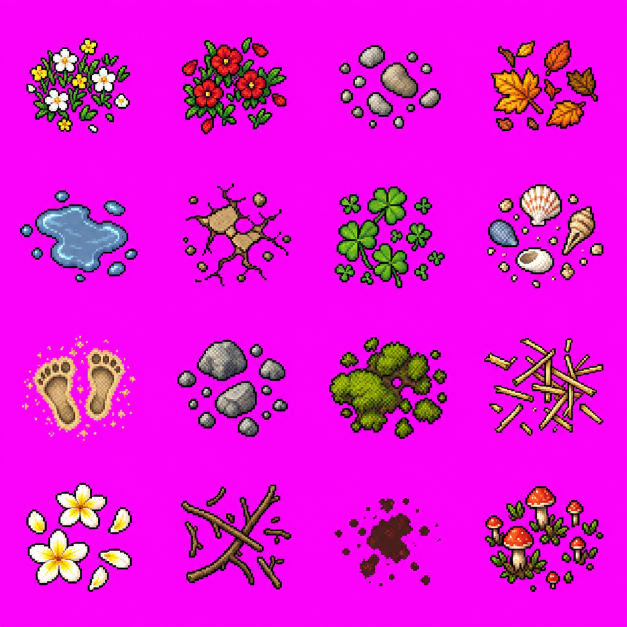
#> input picture art_src/raw/sheet_ground.png, 1254 x 1254 px (shown at 1/2 size); its folder holds 5 pictures in this run
$ python process_sprites.py
#> lines starting #> are read from the running program, lines starting #| are printed output that depends on the picture; after the words box and inside, x2 and y2 are one past the last pixel; in counts of white or black regions, pixels touching at a corner belong together
#!/usr/bin/env python3
"""Cut the Codex sprite sheets into individual, real pixel-art sprites for Godot.
Removes background, splits by connected components, downsamples to a target pixel height,
quantizes the palette and writes PNGs into game/assets/sprites/.
"""
import os, numpy as np
from PIL import Image
from scipy import ndimage

ROOT = os.path.dirname(os.path.dirname(os.path.abspath(__file__)))
RAW = os.path.join(ROOT, "art_src", "raw")
OUT = os.path.join(ROOT, "game", "assets", "sprites")
os.makedirs(OUT, exist_ok=True)

# sheet -> (names in reading order, target heights, row count)
SHEETS = {
    "sheet_classes": (["cls_krieger", "cls_magier", "cls_heiler", "cls_tank", "cls_assassine", "wanderer"],
                      [38, 50, 40, 56, 37, 38]),
    "sheet_companions": (["jimmy", "vian", "nugget", "paprika"], [58, 40, 42, 46]),
    "sheet_humans": (["tourist_m", "tourist_f", "farmer", "fisher", "guard", "bookie"], [74, 76, 72, 72, 78, 74]),
    "sheet_bosses": (["butcher", "wolf", "fox", "macaque", "crab", "dog"], [118, 82, 40, 40, 28, 42]),
    "sheet_npcs": (["cow", "calf", "mushroom", "ladybug", "shark", "grasshopper", "gecko", "turtle", "witch"],
                   [60, 38, 34, 36, 26, 30, 46, 38, 74]),
    "sheet_nature": (["palm", "jungle_tree", "bush", "frangipani", "boulder", "dead_tree", "dry_shrub", "tall_grass"],
                     [176, 150, 44, 46, 40, 132, 32, 30]),
    "sheet_props": (["chest", "chest_open", "well", "crystal", "scarecrow", "fence", "barrel", "crates",
                     "lantern", "umbrella", "powerbox", "meathook"],
                    [26, 30, 52, 44, 70, 30, 34, 46, 48, 70, 54, 58]),
    "hen_base": (["cls_base"], [38]),
    "sheet_story": (["bauer", "warung_woman", "backpacker", "dead_chicken", "chick", "hen_sleep"], [76, 68, 76, 18, 22, 26]),
    "sheet_beach": (["jukung", "pier", "driftwood", "shells", "coconuts", "trash", "surfboard", "towel", "seaweed_rock", "tiki", "hammock", "sandcastle"],
                    [40, 40, 16, 14, 16, 16, 50, 20, 22, 56, 38, 22]),
    "sheet_village": (["stall", "laundry", "shrine", "cidomo", "coop", "banana_tree", "rice_sacks", "bicycle", "pots", "lantern_string", "canang", "bench"],
                      [70, 54, 62, 52, 42, 92, 28, 30, 26, 78, 12, 22]),
    "sheet_steppe": (["skull", "wheel", "plow", "rusty_barrel", "termite", "wall_piece", "stakes", "bones", "bucket", "signpost", "thorn_bush", "rock_pile"],
                     [16, 26, 26, 32, 40, 34, 34, 12, 18, 52, 30, 22]),
    "sheet_farm": (["haybale", "trough", "tractor", "cages", "milkcans", "wheelbarrow", "slaughter_table", "knife_rack", "red_lamp", "feed_sacks", "farm_sign", "chopping_block"],
                   [34, 22, 62, 56, 26, 26, 34, 40, 70, 26, 50, 28]),
    "sheet_flora": (["hibiscus", "bougainvillea", "fern", "bamboo", "banana_small", "bird_paradise", "monstera", "reeds", "yellow_shrub", "orchids", "mushrooms_small", "sapling"],
                    [44, 50, 30, 110, 58, 40, 40, 44, 34, 28, 14, 50]),
    "portraits_a": (["p_ania", "p_jimmy", "p_vian", "p_nugget", "p_paprika"], [64, 64, 64, 64, 64]),
    "sheet_interior": (["bed", "table_rice", "shelf", "bar_counter", "oil_lamp", "rug", "stove", "blender", "net_rack", "wardrobe", "altar", "mirror_stand"],
                       [40, 28, 64, 42, 30, 18, 40, 30, 56, 64, 46, 60]),
    "sheet_misc": (["campfire", "notice_board", "firewood", "water_jar", "bird_cage", "coconut_barrow", "suitcase", "scooter", "trash_bags", "dead_fish", "dock_post", "weathervane"],
                   [30, 44, 22, 26, 40, 26, 24, 34, 28, 12, 30, 60]),
    "portraits_cls": (["p_cls_krieger", "p_cls_magier", "p_cls_heiler", "p_cls_tank", "p_cls_assassine"], [64, 64, 64, 64, 64]),
    "portraits_b": (["p_shark", "p_grasshopper", "p_witch", "p_butcher", "p_bauer"], [64, 64, 64, 64, 64]),
}
ITEMS = ["w_zahnstocher", "w_fischgraete", "w_korkenzieher", "w_machete", "w_hackbeil",
         "a_kokoshelm", "a_kronkorken", "a_plastiktuete", "a_sarong", "c_haizahn",
         "f_mango", "f_kokos", "f_nasigoreng", "f_koerner", "f_wurm",
         "f_sambal", "f_shake", "c_kronkorken", "k_kristall", "k_buch"]


def load_rgba(name):
    im = Image.open(os.path.join(RAW, name + ".png")).convert("RGBA")
    a = np.array(im).astype(np.float32)
    r, g, b = a[..., 0], a[..., 1], a[..., 2]
    # magenta key (for RGB sheets) -> transparent
    mag = (r > 170) & (b > 170) & (g < 110)
    a[..., 3][mag] = 0
    # de-fringe: pinkish semi-magenta edge pixels
    fringe = (r > 150) & (b > 120) & (g < r * 0.6) & (b > g * 1.5)
    a[..., 3][fringe] = 0
    return a


def components(alpha, thresh, dilate, min_area):
    mask = alpha > thresh
    big = ndimage.binary_dilation(mask, iterations=dilate)
    lab, n = ndimage.label(big)
    objs = []
    for i, sl in enumerate(ndimage.find_objects(lab)):
        sub = (lab[sl] == i + 1) & mask[sl]
        if sub.sum() < min_area:
            continue
        objs.append((sl, i + 1))
    return lab, mask, objs


def order(objs, rows_tol):
    cents = [((sl[0].start + sl[0].stop) / 2, (sl[1].start + sl[1].stop) / 2, sl, lid) for sl, lid in objs]
    cents.sort(key=lambda c: c[0])
    rows, cur = [], []
    for c in cents:
        if cur and c[0] - cur[-1][0] > rows_tol:
            rows.append(cur); cur = []
        cur.append(c)
    if cur:
        rows.append(cur)
    out = []
    for r in rows:
        out += sorted(r, key=lambda c: c[1])
    return out


def pixelize(rgba, target_h, colors=40, max_w=None):
    h, w = rgba.shape[:2]
    s = target_h / h
    if max_w and w * s > max_w:
        s = max_w / w
    nw, nh = max(1, round(w * s)), max(1, round(h * s))
    # premultiplied box downsample
    pm = rgba.copy()
    pm[..., :3] *= pm[..., 3:4] / 255.0
    im = Image.fromarray(np.clip(pm, 0, 255).astype(np.uint8), "RGBA").resize((nw, nh), Image.BOX)
    d = np.array(im).astype(np.float32)
    al = d[..., 3]
    keep = al > 110
    rgb = np.zeros_like(d[..., :3])
    rgb[keep] = d[..., :3][keep] / (al[keep, None] / 255.0)
    rgb = np.clip(rgb, 0, 255)
    # quantize visible colors
    img = Image.fromarray(rgb.astype(np.uint8), "RGB")
    q = img.quantize(colors=colors, method=Image.Quantize.MEDIANCUT, dither=Image.Dither.NONE).convert("RGB")
    out = np.zeros((nh, nw, 4), np.uint8)
    out[..., :3] = np.array(q)
    out[..., 3] = np.where(keep, 255, 0)
    # remove isolated single pixels
    m = out[..., 3] > 0
    nb = ndimage.convolve(m.astype(int), np.ones((3, 3), int), mode="constant") - m
    out[..., 3][(m) & (nb == 0)] = 0
    return out


def save(arr, name):
    # pad: 1px transparent border so outlines never clip
    a = np.pad(arr, ((1, 1), (1, 1), (0, 0)))
    Image.fromarray(a, "RGBA").save(os.path.join(OUT, name + ".png"))


# [31 lines left out: functions process_columns, process_sheet, not called in this run]


def process_items():
    a = load_rgba("sheet_items")
    lab, mask, objs = components(a[..., 3], 128, dilate=14, min_area=800)
    objs = order(objs, rows_tol=a.shape[0] * 0.12)
    print("items found", len(objs))
    os.makedirs(os.path.join(OUT, "items"), exist_ok=True)
    for (cy, cx, sl, lid), name in zip(objs, ITEMS):
        crop = a[sl].copy()
        sub = (lab[sl] == lid) & mask[sl]
        crop[..., 3] = np.where(sub, crop[..., 3], 0)
        ys, xs = np.nonzero(crop[..., 3] > 128)
        crop = crop[ys.min():ys.max() + 1, xs.min():xs.max() + 1]
        px = pixelize(crop, 22, colors=24, max_w=22)
        canvas = np.zeros((24, 24, 4), np.uint8)
        h, w = px.shape[:2]
        oy, ox = (24 - h) // 2, (24 - w) // 2
        canvas[oy:oy + h, ox:ox + w] = px
        Image.fromarray(canvas, "RGBA").save(os.path.join(OUT, "items", name + ".png"))


# [16 lines left out: function process_title, not called in this run]


GROUND = ["g_flowers_w", "g_flowers_r", "g_pebbles", "g_leaves", "g_puddle", "g_cracks", "g_clover", "g_shells",
          "g_footprints", "g_stones", "g_moss", "g_straw", "g_frangi", "g_twigs", "g_stain", "g_mush"]


def process_ground():
    if not os.path.exists(os.path.join(RAW, "sheet_ground.png")):
        return
    a = load_rgba("sheet_ground")
#> in load_rgba, `mag = (r > 170) & (b > 170) & (g < 110)`:
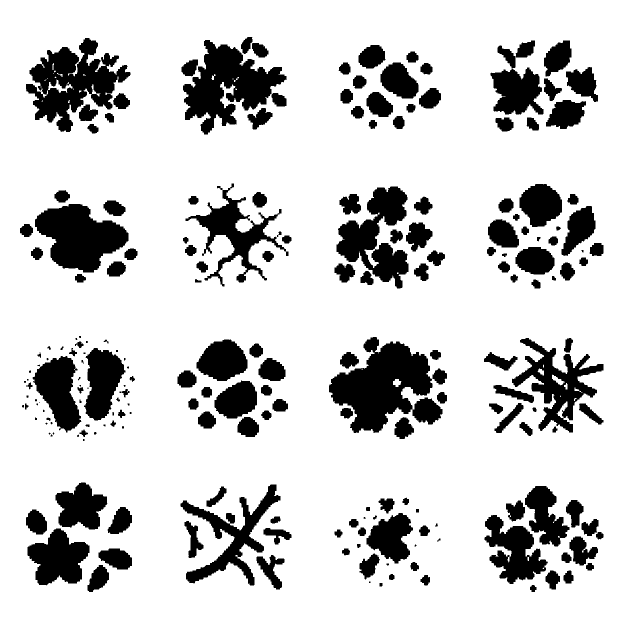
#> mag: shape (1254, 1254) bool (shown at 1/2 size); 80.9% white; 217 black regions (42 under 20 px), largest, box (x1, y1, x2, y2) and area: (658, 674, 885, 866) 24097, (366, 80, 573, 269) 18640, (52, 76, 261, 264) 18516
#> in load_rgba, `fringe = (r > 150) & (b > 120) & (g < r * 0.6) & (b > g * 1.5)`: fringe: shape (1254, 1254) bool; 81.3% white; 222 black regions (50 under 20 px), largest, box (x1, y1, x2, y2) and area: (658, 675, 885, 865) 23890, (366, 80, 573, 269) 18400, (53, 76, 260, 264) 18052
    lab, mask, objs = components(a[..., 3], 128, dilate=12, min_area=600)
#> in components, `big = ndimage.binary_dilation(mask, iterations=dilate)`: big: shape (1254, 1254) bool; 37% white; 19 white regions, largest, box (x1, y1, x2, y2) and area: (646, 663, 906, 890) 42293, (957, 960, 1219, 1196) 40805, (962, 357, 1219, 589) 40492
#> in components, `lab, n = ndimage.label(big)`:
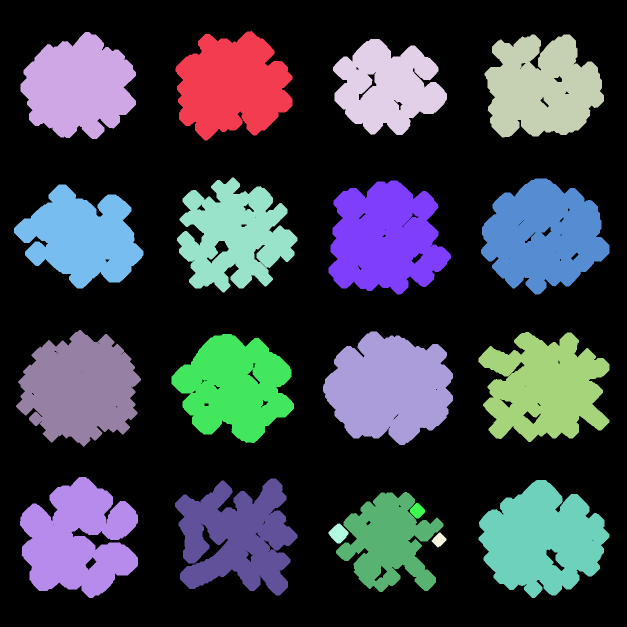
#> lab: shape (1254, 1254) int32 (shown at 1/2 size); 20 distinct labels, from 0 to 19; one colour per label, 0 black
#> in components, `lab, n = ndimage.label(big)`: n = 19
#> the loop in components, `for i, sl in enumerate(ndimage.find_objects(lab)):` made 19 passes
#> after the loop in components, `for i, sl in enumerate(ndimage.find_objects(lab)):`: objs = 16 items
#> objs = 16 items
    objs = order(objs, rows_tol=a.shape[0] * 0.12)
#> the loop in order, `for c in cents:` made 16 passes
#> after the loop in order, `for c in cents:`: cur = 4 items; rows = 3 items
#> the loop in order, `for r in rows:` made 4 passes
    print("ground found", len(objs))
#| ground found 16
    for (cy, cx, sl, lid), name in zip(objs, GROUND):
        crop = a[sl].copy()
        sub = (lab[sl] == lid) & mask[sl]
        crop[..., 3] = np.where(sub, crop[..., 3], 0)
        ys, xs = np.nonzero(crop[..., 3] > 128)
        crop = crop[ys.min():ys.max() + 1, xs.min():xs.max() + 1]
        save(pixelize(crop, 26, colors=20, max_w=30), name)
#> this loop made 16 passes
#> (cy, cx, lid, name, h in pixelize, w in pixelize, nw in pixelize) on passes 1 to 12: (171, 156.5, 2, 'g_flowers_w', 190, 207, 28), (171.5, 468, 1, 'g_flowers_r', 195, 210, 28), (174, 780, 4, 'g_pebbles', 168, 204, 30), (172, 1088.5, 3, 'g_leaves', 182, 215, 30), (473, 157.5, 8, 'g_puddle', 184, 235, 30), (470, 474.5, 5, 'g_cracks', 206, 217, 27), (475, 779.5, 7, 'g_clover', 204, 221, 28), (473, 1090.5, 6, 'g_shells', 208, 233, 29), (777, 157, 9, 'g_footprints', 210, 226, 28), (777, 465.5, 12, 'g_stones', 194, 221, 30), (776.5, 776, 10, 'g_moss', 203, 236, 30), (774, 1087.5, 11, 'g_straw', 196, 239, 30)
#> pass 1, in process_ground, `crop = crop[ys.min():ys.max() + 1, xs.min():xs.max() + 1]`:
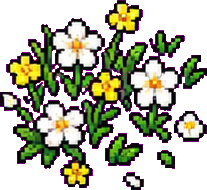
#> crop: shape (190, 207, 4) float32; mean R, G, B, A 174.9, 58, 157.2, 130.6; transparent parts drawn white
#> after the loop:
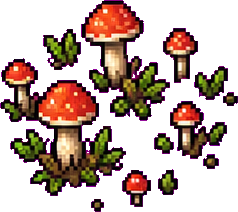
#> crop: shape (212, 238, 4) float32; mean R, G, B, A 188.4, 28.6, 160.5, 107.1; transparent parts drawn white
#> after the loop:
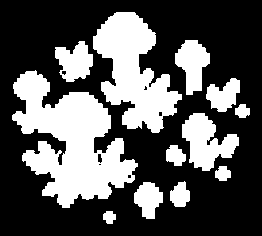
#> sub: shape (236, 262) bool; 34.3% white; 12 white regions, largest, box (x1, y1, x2, y2) and area: (12, 70, 138, 208) 8893, (93, 12, 182, 133) 5663, (182, 113, 239, 171) 1837


def process_backdrops():
    os.makedirs(os.path.join(ROOT, "game", "assets", "backdrops"), exist_ok=True)
    for n in ["bd_beach", "bd_village", "bd_steppe", "bd_cliff", "bd_farm", "bd_slaughter"]:
        fp = os.path.join(RAW, n + ".png")
        if not os.path.exists(fp):
            continue
        im = Image.open(fp).convert("RGB")
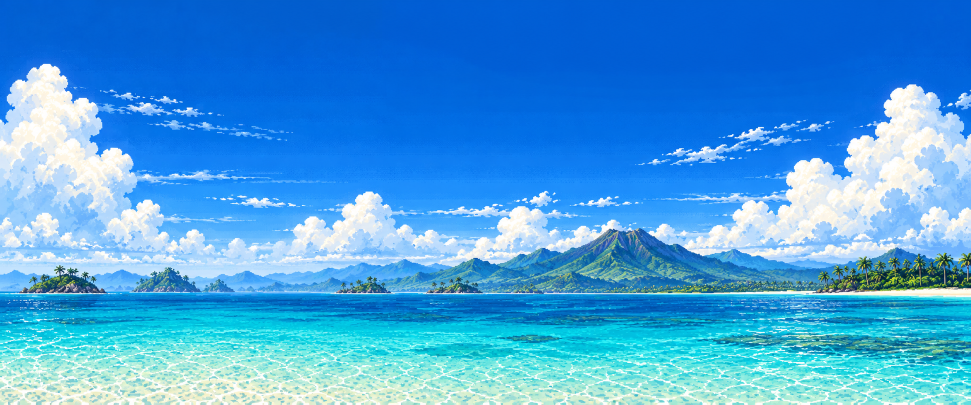
#> input picture art_src/raw/bd_beach.png, 1942 x 809 px (shown at 1/2 size)
#> im is the input picture: PIL image 1942x809 RGB; mean R, G, B 72.1, 159.5, 223.7
        w, h = im.size
#> w = 1942; h = 809
        nw = 960
        im = im.resize((nw, int(h * nw / w)), Image.LANCZOS)
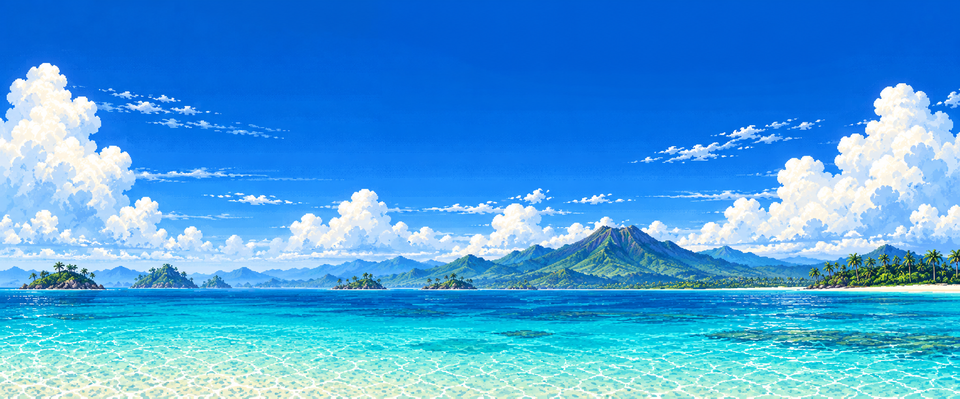
#> im: PIL image 960x399 RGB; mean R, G, B 72.2, 159.5, 223.6
        im = im.quantize(colors=128, method=Image.Quantize.MEDIANCUT, dither=Image.Dither.NONE).convert("RGB")
        im.save(os.path.join(ROOT, "game", "assets", "backdrops", n + ".png"))
        print("backdrop", n, im.size)
#| backdrop bd_beach (960, 399)


# [16 lines left out: function contact_sheet, not called in this run]


if __name__ == "__main__":
    for sheet, (names, heights) in SHEETS.items():
        if os.path.exists(os.path.join(RAW, sheet + ".png")):
            process_sheet(sheet, names, heights)
    process_ground()
    process_backdrops()
    process_items()
#> (the run stopped early here; a loop or call above may not have finished)
